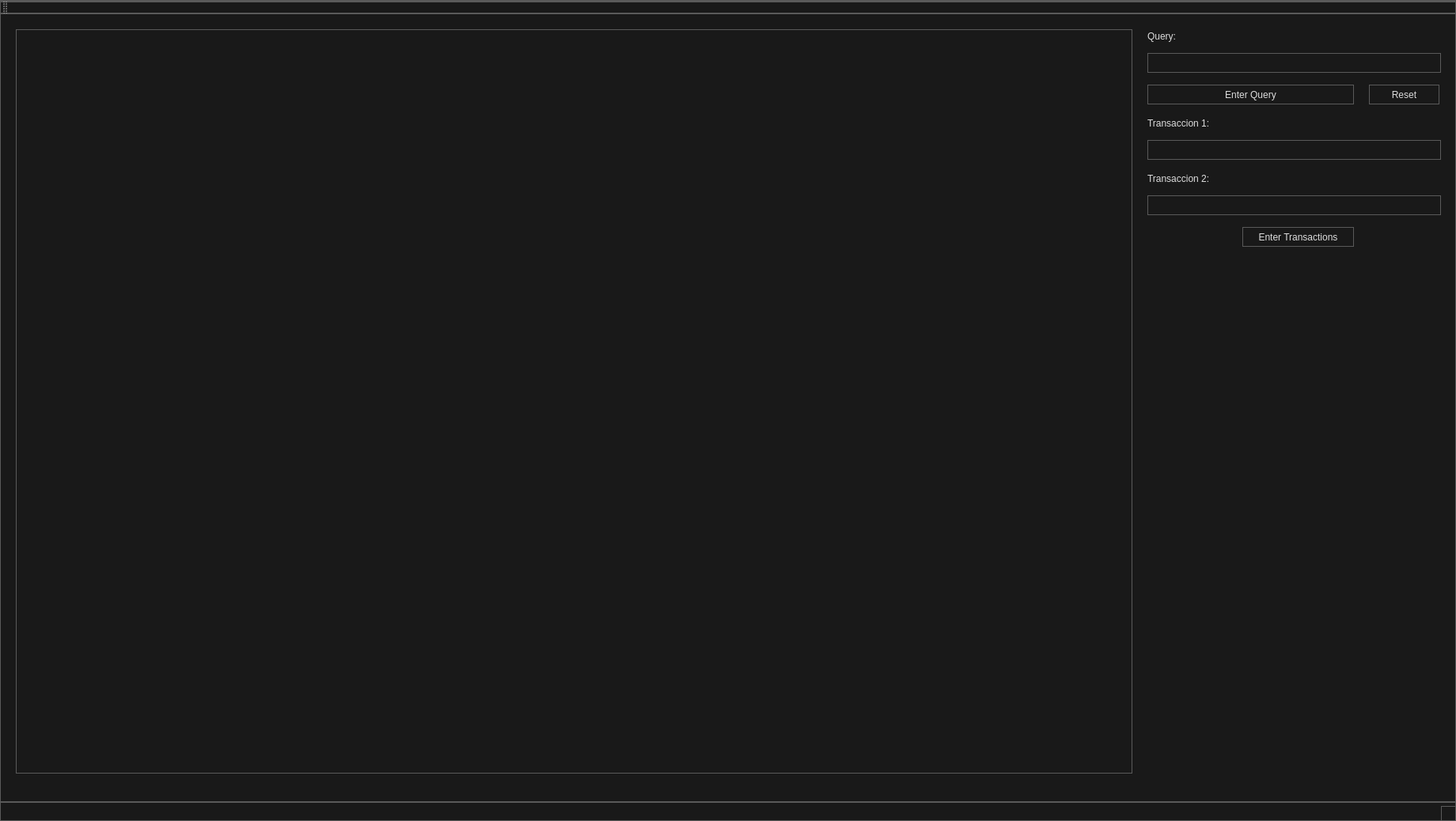
<?xml version="1.0" encoding="UTF-8"?>
<ui version="4.0">
 <class>MainWindow</class>
 <widget class="QMainWindow" name="MainWindow">
  <property name="geometry">
   <rect>
    <x>0</x>
    <y>0</y>
    <width>1840</width>
    <height>1038</height>
   </rect>
  </property>
  <property name="windowTitle">
   <string>MainWindow</string>
  </property>
  <property name="autoFillBackground">
   <bool>false</bool>
  </property>
  <property name="styleSheet">
   <string notr="true">*{
	background: #191919;
	color: #DDDDDD;
	border: 1px solid #5A5A5A;
}

QWidget::item:selected {
	background: #3D7848;
}

QCheckBox, QRadioButton {
	border: none;
}

QRadioButton::indicator, QCheckBox::indicator {
	width: 13px;
	height: 13px;
}

QRadioButton::indicator::unchecked, QCheckBox::indicator::unchecked {
	border: 1px solid #5A5A5A;
	background: none;
}

QRadioButton::indicator:unchecked:hover, QCheckBox::indicator:unchecked:hover {
	border: 1px solid #DDDDDD;
}

QRadioButton::indicator::checked, QCheckBox::indicator::checked {
	border: 1px solid #5A5A5A;
	background: #5A5A5A;
}

QRadioButton::indicator:checked:hover, QCheckBox::indicator:checked:hover {
	border: 1px solid #DDDDDD;
	background: #DDDDDD;
}

QGroupBox {
	margin-top: 6px;
}

QGroupBox::title {
	top: -7px;
	left: 7px;
}

QScrollBar {
	border: 1px solid #5A5A5A;
	background: #191919;
}

QScrollBar:horizontal {
	height: 15px;
	margin: 0px 0px 0px 32px;
}

QScrollBar:vertical {
	width: 15px;
	margin: 32px 0px 0px 0px;
}

QScrollBar::handle {
	background: #353535;
	border: 1px solid #5A5A5A;
}

QScrollBar::handle:horizontal {
	border-width: 0px 1px 0px 1px;
}

QScrollBar::handle:vertical {
	border-width: 1px 0px 1px 0px;
}

QScrollBar::handle:horizontal {
	min-width: 20px;
}

QScrollBar::handle:vertical {
	min-height: 20px;
}

QScrollBar::add-line, QScrollBar::sub-line {
	background:#353535;
	border: 1px solid #5A5A5A;
	subcontrol-origin: margin;
}

QScrollBar::add-line {
	position: absolute;
}

QScrollBar::add-line:horizontal {
	width: 15px;
	subcontrol-position: left;
	left: 15px;
}

QScrollBar::add-line:vertical {
	height: 15px;
	subcontrol-position: top;
	top: 15px;
}

QScrollBar::sub-line:horizontal {
	width: 15px;
	subcontrol-position: top left;
}

QScrollBar::sub-line:vertical {
	height: 15px;
	subcontrol-position: top;
}

QScrollBar:left-arrow, QScrollBar::right-arrow, QScrollBar::up-arrow, QScrollBar::down-arrow {
	border: 1px solid #5A5A5A;
	width: 3px;
	height: 3px;
}

QScrollBar::add-page, QScrollBar::sub-page {
	background: none;
}

QAbstractButton:hover {
	background: #353535;
}

QAbstractButton:pressed {
	background: #5A5A5A;
}

QAbstractItemView {
	show-decoration-selected: 1;
	selection-background-color: #3D7848;
	selection-color: #DDDDDD;
	alternate-background-color: #353535;
}

QHeaderView {
	border: 1px solid #5A5A5A;
}

QHeaderView::section {
	background: #191919;
	border: 1px solid #5A5A5A;
	padding: 4px;
}

QHeaderView::section:selected, QHeaderView::section::checked {
	background: #353535;
}

QTableView {
	gridline-color: #5A5A5A;
}

QTabBar {
	margin-left: 2px;
}

QTabBar::tab {
	border-radius: 0px;
	padding: 4px;
	margin: 4px;
}

QTabBar::tab:selected {
	background: #353535;
}

QComboBox::down-arrow {
	border: 1px solid #5A5A5A;
	background: #353535;
}

QComboBox::drop-down {
	border: 1px solid #5A5A5A;
	background: #353535;
}

QComboBox::down-arrow {
	width: 3px;
	height: 3px;
	border: 1px solid #5A5A5A;
}

QAbstractSpinBox {
	padding-right: 15px;
}

QAbstractSpinBox::up-button, QAbstractSpinBox::down-button {
	border: 1px solid #5A5A5A;
	background: #353535;
	subcontrol-origin: border;
}

QAbstractSpinBox::up-arrow, QAbstractSpinBox::down-arrow {
	width: 3px;
	height: 3px;
	border: 1px solid #5A5A5A;
}

QSlider {
	border: none;
}

QSlider::groove:horizontal {
	height: 5px;
	margin: 4px 0px 4px 0px;
}

QSlider::groove:vertical {
	width: 5px;
	margin: 0px 4px 0px 4px;
}

QSlider::handle {
	border: 1px solid #5A5A5A;
	background: #353535;
}

QSlider::handle:horizontal {
	width: 15px;
	margin: -4px 0px -4px 0px;
}

QSlider::handle:vertical {
	height: 15px;
	margin: 0px -4px 0px -4px;
}

QSlider::add-page:vertical, QSlider::sub-page:horizontal {
	background: #3D7848;
}

QSlider::sub-page:vertical, QSlider::add-page:horizontal {
	background: #353535;
}

QLabel {
	border: none;
}

QProgressBar {
	text-align: center;
}

QProgressBar::chunk {
	width: 1px;
	background-color: #3D7848;
}

QMenu::separator {
	background: #353535;
}</string>
  </property>
  <widget class="QWidget" name="centralWidget">
   <widget class="QTableWidget" name="tableWidget">
    <property name="geometry">
     <rect>
      <x>20</x>
      <y>20</y>
      <width>1411</width>
      <height>941</height>
     </rect>
    </property>
    <property name="autoFillBackground">
     <bool>false</bool>
    </property>
    <property name="styleSheet">
     <string notr="true">QTDark.stylesheet</string>
    </property>
   </widget>
   <widget class="QPushButton" name="pushButton">
    <property name="geometry">
     <rect>
      <x>1450</x>
      <y>90</y>
      <width>261</width>
      <height>25</height>
     </rect>
    </property>
    <property name="text">
     <string>Enter Query</string>
    </property>
   </widget>
   <widget class="QLineEdit" name="lineEdit">
    <property name="geometry">
     <rect>
      <x>1450</x>
      <y>50</y>
      <width>371</width>
      <height>25</height>
     </rect>
    </property>
   </widget>
   <widget class="QLabel" name="label">
    <property name="geometry">
     <rect>
      <x>1450</x>
      <y>130</y>
      <width>111</width>
      <height>17</height>
     </rect>
    </property>
    <property name="text">
     <string>Transaccion 1:</string>
    </property>
   </widget>
   <widget class="QLineEdit" name="lineEdit_2">
    <property name="geometry">
     <rect>
      <x>1450</x>
      <y>160</y>
      <width>371</width>
      <height>25</height>
     </rect>
    </property>
   </widget>
   <widget class="QLabel" name="label_2">
    <property name="geometry">
     <rect>
      <x>1450</x>
      <y>200</y>
      <width>101</width>
      <height>17</height>
     </rect>
    </property>
    <property name="text">
     <string>Transaccion 2:</string>
    </property>
   </widget>
   <widget class="QLineEdit" name="lineEdit_3">
    <property name="geometry">
     <rect>
      <x>1450</x>
      <y>230</y>
      <width>371</width>
      <height>25</height>
     </rect>
    </property>
   </widget>
   <widget class="QLabel" name="label_3">
    <property name="geometry">
     <rect>
      <x>1450</x>
      <y>20</y>
      <width>111</width>
      <height>17</height>
     </rect>
    </property>
    <property name="text">
     <string>Query:</string>
    </property>
   </widget>
   <widget class="QPushButton" name="TransactionsButton">
    <property name="geometry">
     <rect>
      <x>1570</x>
      <y>270</y>
      <width>141</width>
      <height>25</height>
     </rect>
    </property>
    <property name="text">
     <string>Enter Transactions</string>
    </property>
   </widget>
   <widget class="QPushButton" name="reset">
    <property name="geometry">
     <rect>
      <x>1730</x>
      <y>90</y>
      <width>89</width>
      <height>25</height>
     </rect>
    </property>
    <property name="text">
     <string>Reset</string>
    </property>
   </widget>
  </widget>
  <widget class="QMenuBar" name="menuBar">
   <property name="geometry">
    <rect>
     <x>0</x>
     <y>0</y>
     <width>1840</width>
     <height>24</height>
    </rect>
   </property>
  </widget>
  <widget class="QToolBar" name="mainToolBar">
   <attribute name="toolBarArea">
    <enum>TopToolBarArea</enum>
   </attribute>
   <attribute name="toolBarBreak">
    <bool>false</bool>
   </attribute>
  </widget>
  <widget class="QStatusBar" name="statusBar"/>
 </widget>
 <layoutdefault spacing="6" margin="11"/>
 <resources/>
 <connections/>
</ui>
